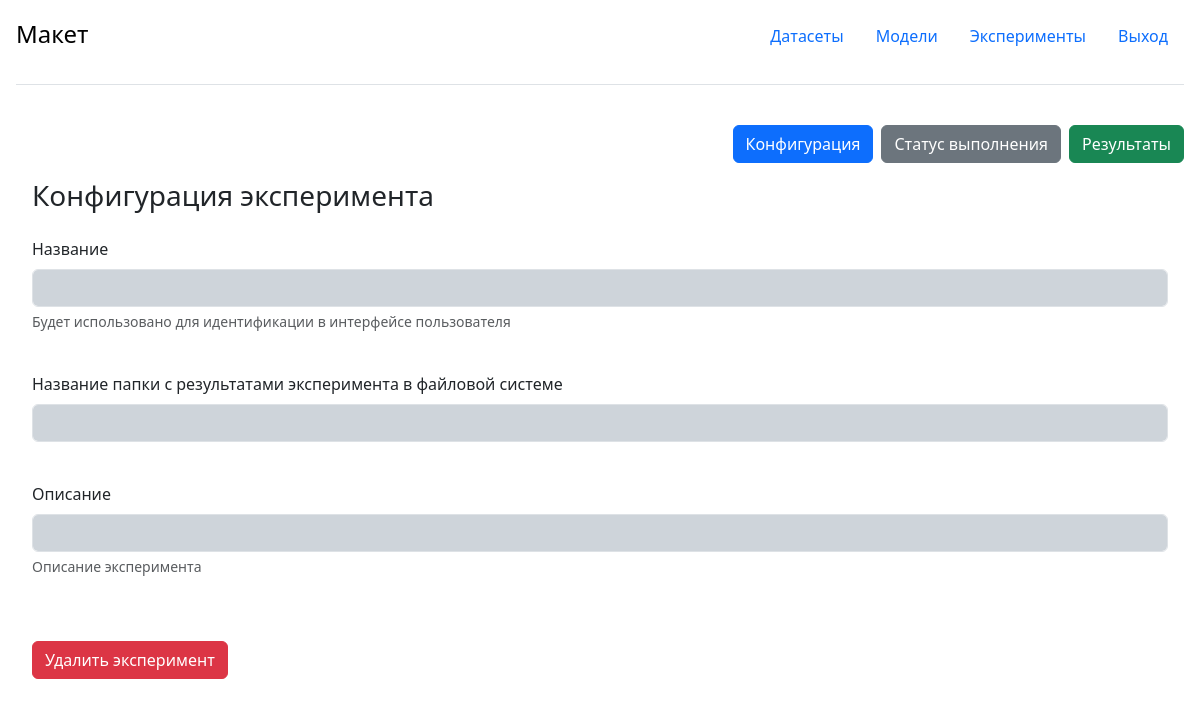
The app's page /experiments/detail/2, older data.
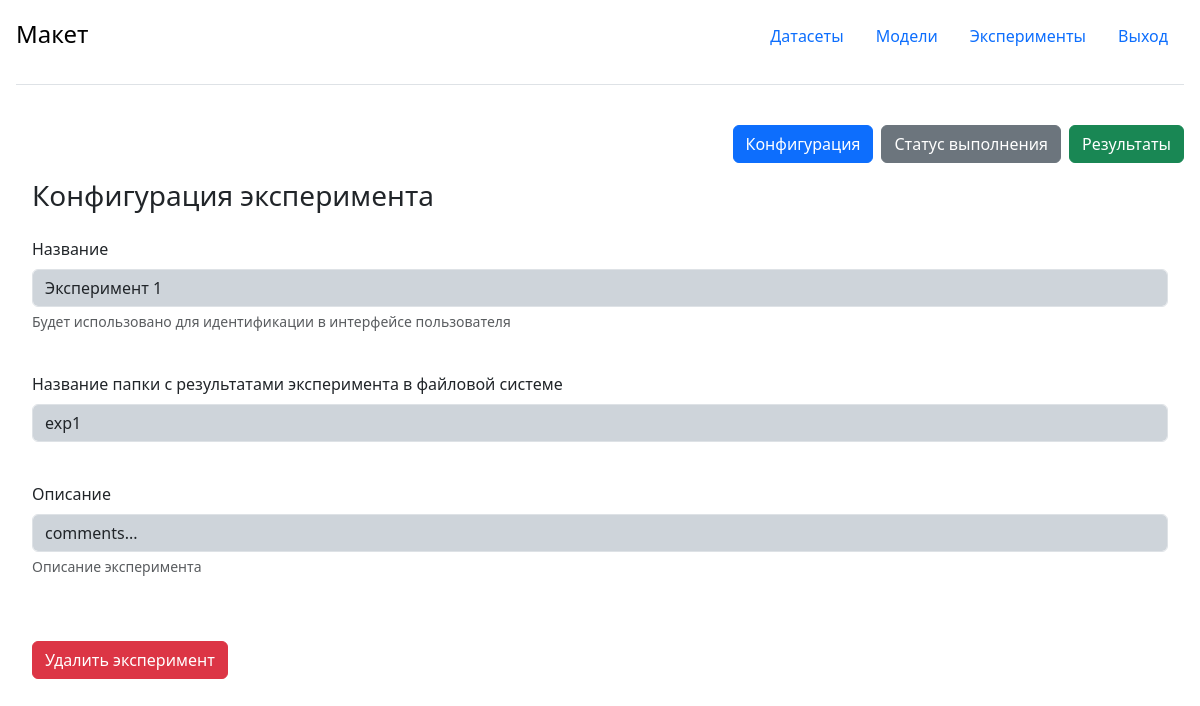
The same page, newer data.
### portal/entity/experiment/orm.py (models this page shows, shortened)
class Experiment(models.Model):
    shortName = models.CharField(max_length=100, verbose_name='Название', unique=True, null=False, blank=False)
    dir_name = models.CharField(max_length=100, verbose_name='Папка', unique=True, null=False, blank=False)
    comments = models.TextField(verbose_name="Описание")
    class Meta:
        verbose_name_plural = '03 Эксперименты'
        verbose_name = 'Эксперимент'
        ordering = ['-shortName']

### portal/entity/experiment/views.py (the view)
# urls.py: path('detail/<int:id>', experiment_detail, name='experiment_detail'),
def experiment_detail(request, id):
    form = Experiment.objects.filter(pk=id).first()
    context = {
        "form": form
    }
    return render(request, 'portal/pages/experiment/detail.html', context)

### portal/templates/portal/pages/experiment/detail.html (shortened to what this page needs)
{% extends 'portal/pages/experiment/experimentLayaut.html' %}
{% load static %}
{% block experiment %}
    <main class="">
        <div class="d-flex justify-content-between align-items-center pb-3">
            <h3>Конфигурация эксперимента</h3>
        </div>
        <form action="{% url 'model_add_form' %}" method="post" class="form">
            <div class="mb-3">
                <label class="form-label">Название</label>
                <input type="text" value="{{ form.shortName }}" class="form-control bg-dark-subtle" name="shortName"
                       readonly>
                <div class="form-text">Будет использовано для идентификации в интерфейсе пользователя</div>
            </div>
            <br/>
            <div class="mb-3">
                <label class="form-label">Название папки с результатами эксперимента в файловой системе</label>
                <input type="text" value="{{ form.dir_name }}" class="form-control bg-dark-subtle" name="dir_name"
                       readonly>
            </div>
            <br/>
            <div class="mb-3">
                <label class="form-label">Описание</label>
                <input type="text" value="{{ form.comments }}" class="form-control bg-dark-subtle" name="comments"
                       readonly>
                <div class="form-text">Описание эксперимента</div>
            </div>
        </form>
    </main>
    <br/>
    <br/>
    <a href="{% url 'experiment_del' form.pk %}" class="btn btn-danger" role="button" aria-disabled="true">Удалить эксперимент</a>
{% endblock experiment %}

Row changes from the older to the newer data that the page shows:
added Experiment: shortName "Эксперимент 1", dir_name "exp1", comments "comments..."
